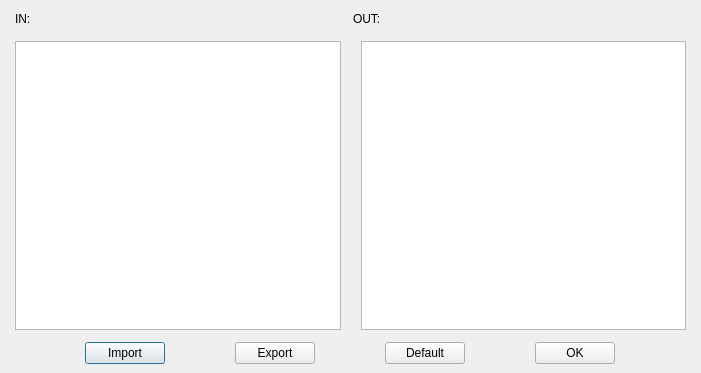
<?xml version="1.0" encoding="UTF-8"?>
<ui version="4.0">
 <class>PAPortName</class>
 <widget class="QDialog" name="PAPortName">
  <property name="geometry">
   <rect>
    <x>0</x>
    <y>0</y>
    <width>701</width>
    <height>373</height>
   </rect>
  </property>
  <property name="windowTitle">
   <string>Dialog</string>
  </property>
  <layout class="QGridLayout" name="gridLayout_2">
   <property name="leftMargin">
    <number>15</number>
   </property>
   <property name="topMargin">
    <number>9</number>
   </property>
   <property name="rightMargin">
    <number>15</number>
   </property>
   <property name="bottomMargin">
    <number>9</number>
   </property>
   <property name="horizontalSpacing">
    <number>16</number>
   </property>
   <property name="verticalSpacing">
    <number>12</number>
   </property>
   <item row="0" column="0">
    <widget class="QLabel" name="label">
     <property name="text">
      <string>IN:</string>
     </property>
    </widget>
   </item>
   <item row="0" column="1">
    <spacer name="horizontalSpacer_3">
     <property name="orientation">
      <enum>Qt::Horizontal</enum>
     </property>
     <property name="sizeHint" stdset="0">
      <size>
       <width>309</width>
       <height>20</height>
      </size>
     </property>
    </spacer>
   </item>
   <item row="0" column="2">
    <widget class="QLabel" name="label_2">
     <property name="text">
      <string>OUT:</string>
     </property>
    </widget>
   </item>
   <item row="0" column="3">
    <spacer name="horizontalSpacer_4">
     <property name="orientation">
      <enum>Qt::Horizontal</enum>
     </property>
     <property name="sizeHint" stdset="0">
      <size>
       <width>308</width>
       <height>20</height>
      </size>
     </property>
    </spacer>
   </item>
   <item row="1" column="0" colspan="4">
    <layout class="QGridLayout" name="gridLayout">
     <item row="0" column="2">
      <widget class="QTableView" name="tableViewOut">
       <attribute name="horizontalHeaderStretchLastSection">
        <bool>true</bool>
       </attribute>
      </widget>
     </item>
     <item row="0" column="0">
      <widget class="QTableView" name="tableViewIn">
       <attribute name="horizontalHeaderStretchLastSection">
        <bool>true</bool>
       </attribute>
      </widget>
     </item>
     <item row="0" column="1">
      <spacer name="horizontalSpacer">
       <property name="orientation">
        <enum>Qt::Horizontal</enum>
       </property>
       <property name="sizeType">
        <enum>QSizePolicy::Minimum</enum>
       </property>
       <property name="sizeHint" stdset="0">
        <size>
         <width>20</width>
         <height>20</height>
        </size>
       </property>
      </spacer>
     </item>
    </layout>
   </item>
   <item row="2" column="0" colspan="4">
    <layout class="QGridLayout" name="gridLayout_3">
     <item row="0" column="0">
      <widget class="QPushButton" name="PubImport">
       <property name="sizePolicy">
        <sizepolicy hsizetype="Fixed" vsizetype="Fixed">
         <horstretch>75</horstretch>
         <verstretch>0</verstretch>
        </sizepolicy>
       </property>
       <property name="text">
        <string>Import</string>
       </property>
      </widget>
     </item>
     <item row="0" column="1">
      <widget class="QPushButton" name="PubExport">
       <property name="sizePolicy">
        <sizepolicy hsizetype="Fixed" vsizetype="Fixed">
         <horstretch>75</horstretch>
         <verstretch>0</verstretch>
        </sizepolicy>
       </property>
       <property name="text">
        <string>Export</string>
       </property>
      </widget>
     </item>
     <item row="0" column="2">
      <widget class="QPushButton" name="PubClear">
       <property name="sizePolicy">
        <sizepolicy hsizetype="Fixed" vsizetype="Fixed">
         <horstretch>75</horstretch>
         <verstretch>0</verstretch>
        </sizepolicy>
       </property>
       <property name="text">
        <string>Default</string>
       </property>
      </widget>
     </item>
     <item row="0" column="3">
      <widget class="QPushButton" name="PubOK">
       <property name="sizePolicy">
        <sizepolicy hsizetype="Fixed" vsizetype="Fixed">
         <horstretch>75</horstretch>
         <verstretch>0</verstretch>
        </sizepolicy>
       </property>
       <property name="text">
        <string>OK</string>
       </property>
      </widget>
     </item>
    </layout>
   </item>
  </layout>
 </widget>
 <tabstops>
  <tabstop>PubOK</tabstop>
  <tabstop>tableViewOut</tabstop>
  <tabstop>PubImport</tabstop>
  <tabstop>PubExport</tabstop>
  <tabstop>tableViewIn</tabstop>
  <tabstop>PubClear</tabstop>
 </tabstops>
 <resources/>
 <connections/>
</ui>
